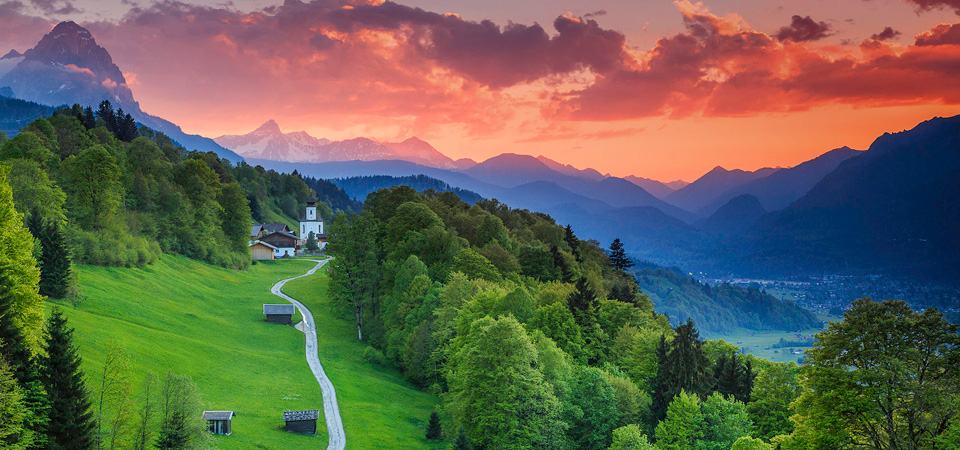
#> input picture dct/harry.jpg, 960 x 450 px
$ python dct.py
#> lines starting #> are read from the running program, lines starting #| are printed output that depends on the picture
# -*- coding: -utf-8 -*-

import cv2
import numpy as np
import matplotlib.pyplot as plt

img = cv2.imread('harry.jpg', cv2.IMREAD_GRAYSCALE)  # 读取图片，
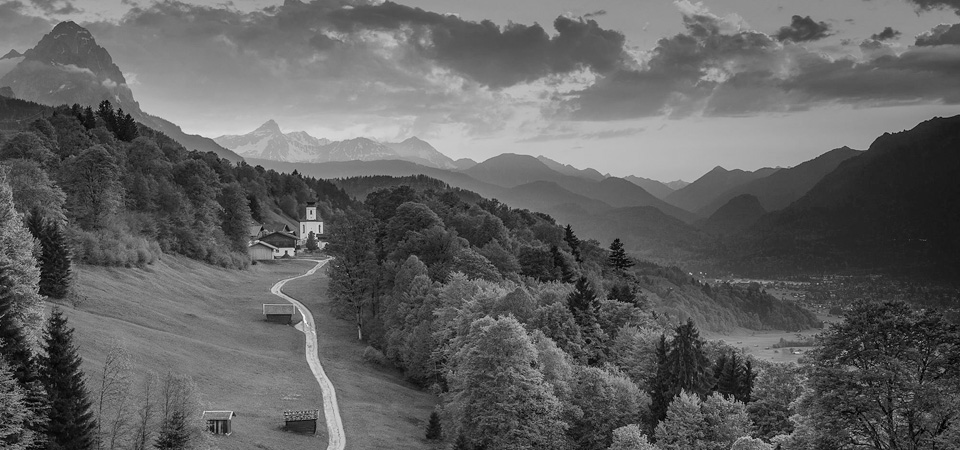
#> img: shape (450, 960); min 0, max 252, mean 97.6
img1 = img.astype('float')  # 将uint8转化为float类型
img_dct = cv2.dct(img1)  # 进行离散余弦变换
img_dct_log = np.log(abs(img_dct))  # 进行log处理
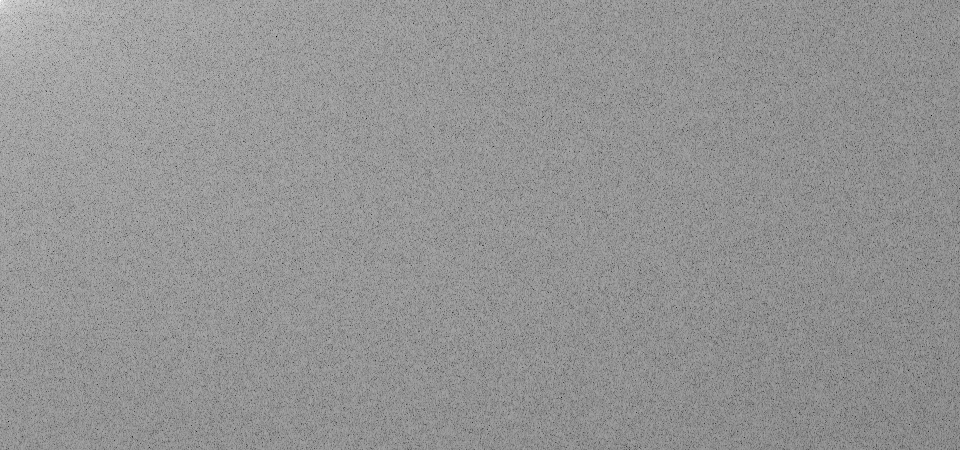
#> img_dct_log: shape (450, 960) float64; min -11.25, max 11.07, mean 1.72; drawn with min black and max white
img_recor = cv2.idct(img_dct)  # 进行离散余弦反变换
print(img_dct.shape)
#| (450, 960)
zip_len=50
# 图片压缩，只保留100*100的数据
#recor_temp = img_dct[0:zip_len, 0:zip_len]
#recor_temp2 = np.zeros(img.shape)
#recor_temp2[0:zip_len, 0:zip_len] = recor_temp
recor_temp = img_dct[-300:, -300:]
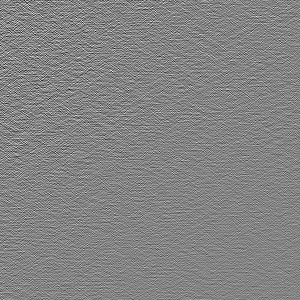
#> recor_temp: shape (300, 300) float64; min -31.41, max 29.28, mean 0; drawn with min black and max white
recor_temp2 = np.zeros(img.shape)
recor_temp2[-300:, -300:] = recor_temp
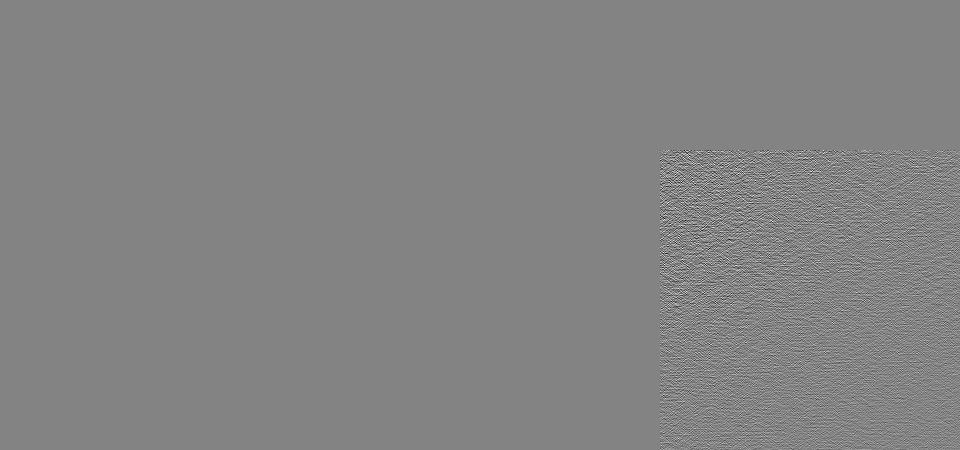
#> recor_temp2: shape (450, 960) float64; min -31.41, max 29.28, mean 0; drawn with min black and max white

# 压缩图片恢复
img_recor1 = cv2.idct(recor_temp2)

cv2.imshow("org",img);
cv2.waitKey();
cv2.imshow("dct",np.uint8(img_dct_log));
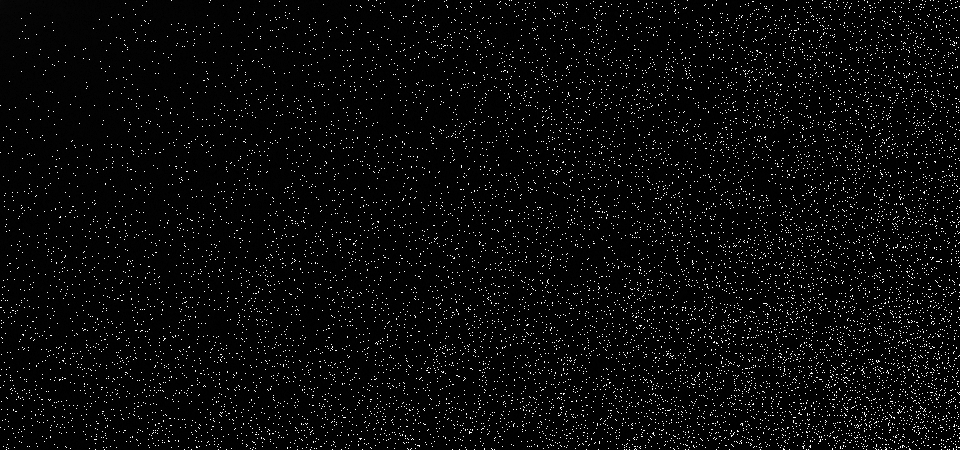
#> window 'dct': shape (450, 960); min 0, max 255, mean 9.5
cv2.waitKey();
cv2.imshow("idct",np.uint8(img_recor));
cv2.waitKey();
cv2.imshow("idct2",np.uint8(img_recor1));
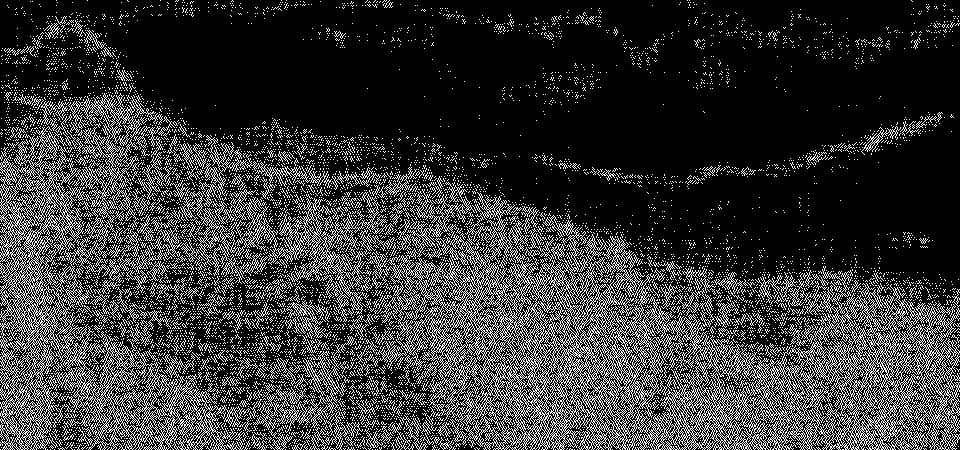
#> window 'idct2': shape (450, 960); min 0, max 255, mean 53.7
cv2.waitKey();
# 显示
'''
plt.subplot(221)
plt.imshow(img)
plt.title('original')

plt.subplot(222)
plt.imshow(img_dct_log)
plt.title('dct transformed')

plt.subplot(223)
plt.imshow(img_recor)
plt.title('idct transformed')

plt.subplot(224)
plt.imshow(img_recor1)
plt.title('idct transformed2')

plt.show()
'''
